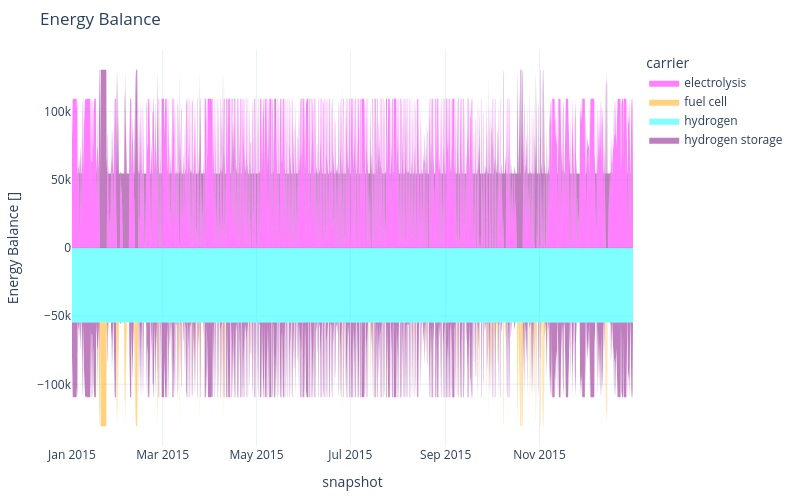

Notebook code for this chart:
### Code cell
n.statistics.energy_balance.iplot.area(bus_carrier="hydrogen")

### Figure 1 — Plotly figure (JSON) as saved in the notebook; plotly's stock layout.template omitted (floating-point values rounded to 4 significant figures; data arrays with more than 128 entries replaced by an {"elided": "..."} marker saying what was removed)
{"data": [{"fillpattern": {"shape": ""}, "hovertemplate": "carrier=electrolysis<br>snapshot=%{x}<br>Energy Balance []=%{y}<extra></extra>", "legendgroup": "electrolysis", "line": {"color": "magenta", "width": 0}, "marker": {"symbol": "circle"}, "mode": "lines", "name": "electrolysis", "orientation": "v", "showlegend": false, "stackgroup": "positive", "type": "scatter", "x": {"elided": "1675 str values"}, "xaxis": "x", "y": {"elided": "1675 float values"}, "yaxis": "y"}, {"fillpattern": {"shape": ""}, "hovertemplate": "carrier=hydrogen storage<br>snapshot=%{x}<br>Energy Balance []=%{y}<extra></extra>", "legendgroup": "hydrogen storage", "line": {"color": "purple", "width": 0}, "marker": {"symbol": "circle"}, "mode": "lines", "name": "hydrogen storage", "orientation": "v", "showlegend": false, "stackgroup": "positive", "type": "scatter", "x": {"elided": "1052 str values"}, "xaxis": "x", "y": {"elided": "1052 float values"}, "yaxis": "y"}, {"fillpattern": {"shape": ""}, "hovertemplate": "carrier=hydrogen<br>snapshot=%{x}<br>Energy Balance []=%{y}<extra></extra>", "legendgroup": "hydrogen", "line": {"color": "cyan", "width": 0}, "marker": {"symbol": "circle"}, "mode": "lines", "name": "hydrogen", "orientation": "v", "showlegend": false, "stackgroup": "negative", "type": "scatter", "x": {"elided": "2190 str values"}, "xaxis": "x", "y": {"elided": "2190 float values"}, "yaxis": "y"}, {"fillpattern": {"shape": ""}, "hovertemplate": "carrier=hydrogen storage<br>snapshot=%{x}<br>Energy Balance []=%{y}<extra></extra>", "legendgroup": "hydrogen storage", "line": {"color": "purple", "width": 0}, "marker": {"symbol": "circle"}, "mode": "lines", "name": "hydrogen storage", "orientation": "v", "showlegend": false, "stackgroup": "negative", "type": "scatter", "x": {"elided": "1138 str values"}, "xaxis": "x", "y": {"elided": "1138 float values"}, "yaxis": "y"}, {"fillpattern": {"shape": ""}, "hovertemplate": "carrier=fuel cell<br>snapshot=%{x}<br>Energy Balance []=%{y}<extra></extra>", "legendgroup": "fuel cell", "line": {"color": "orange", "width": 0}, "marker": {"symbol": "circle"}, "mode": "lines", "name": "fuel cell", "orientation": "v", "showlegend": false, "stackgroup": "negative", "type": "scatter", "x": {"elided": "129 str values"}, "xaxis": "x", "y": {"elided": "129 float values"}, "yaxis": "y"}, {"fillpattern": {"shape": ""}, "hovertemplate": "carrier=electrolysis<br>snapshot=%{x}<br>Energy Balance []=%{y}<extra></extra>", "legendgroup": "electrolysis", "line": {"color": "magenta", "width": 0}, "marker": {"symbol": "circle"}, "mode": "lines", "name": "electrolysis", "orientation": "v", "showlegend": true, "stackgroup": "1", "type": "scatter", "x": ["2015-12-31T20:00:00.000000000"], "xaxis": "x", "y": [NaN], "yaxis": "y"}, {"fillpattern": {"shape": ""}, "hovertemplate": "carrier=fuel cell<br>snapshot=%{x}<br>Energy Balance []=%{y}<extra></extra>", "legendgroup": "fuel cell", "line": {"color": "orange", "width": 0}, "marker": {"symbol": "circle"}, "mode": "lines", "name": "fuel cell", "orientation": "v", "showlegend": true, "stackgroup": "1", "type": "scatter", "x": ["2015-12-31T20:00:00.000000000"], "xaxis": "x", "y": [NaN], "yaxis": "y"}, {"fillpattern": {"shape": ""}, "hovertemplate": "carrier=hydrogen<br>snapshot=%{x}<br>Energy Balance []=%{y}<extra></extra>", "legendgroup": "hydrogen", "line": {"color": "cyan", "width": 0}, "marker": {"symbol": "circle"}, "mode": "lines", "name": "hydrogen", "orientation": "v", "showlegend": true, "stackgroup": "1", "type": "scatter", "x": ["2015-12-31T20:00:00.000000000"], "xaxis": "x", "y": [NaN], "yaxis": "y"}, {"fillpattern": {"shape": ""}, "hovertemplate": "carrier=hydrogen storage<br>snapshot=%{x}<br>Energy Balance []=%{y}<extra></extra>", "legendgroup": "hydrogen storage", "line": {"color": "purple", "width": 0}, "marker": {"symbol": "circle"}, "mode": "lines", "name": "hydrogen storage", "orientation": "v", "showlegend": true, "stackgroup": "1", "type": "scatter", "x": ["2015-12-31T20:00:00.000000000"], "xaxis": "x", "y": [NaN], "yaxis": "y"}], "layout": {"height": 500, "hovermode": "x", "legend": {"title": {"text": "carrier"}, "tracegroupgap": 0}, "margin": {"b": 50, "l": 50, "r": 50, "t": 50}, "title": {"text": "Energy Balance"}, "width": 800, "xaxis": {"anchor": "y", "domain": [0, 1], "title": {"text": "snapshot"}}, "yaxis": {"anchor": "x", "domain": [0, 1], "title": {"text": "Energy Balance []"}}}}
